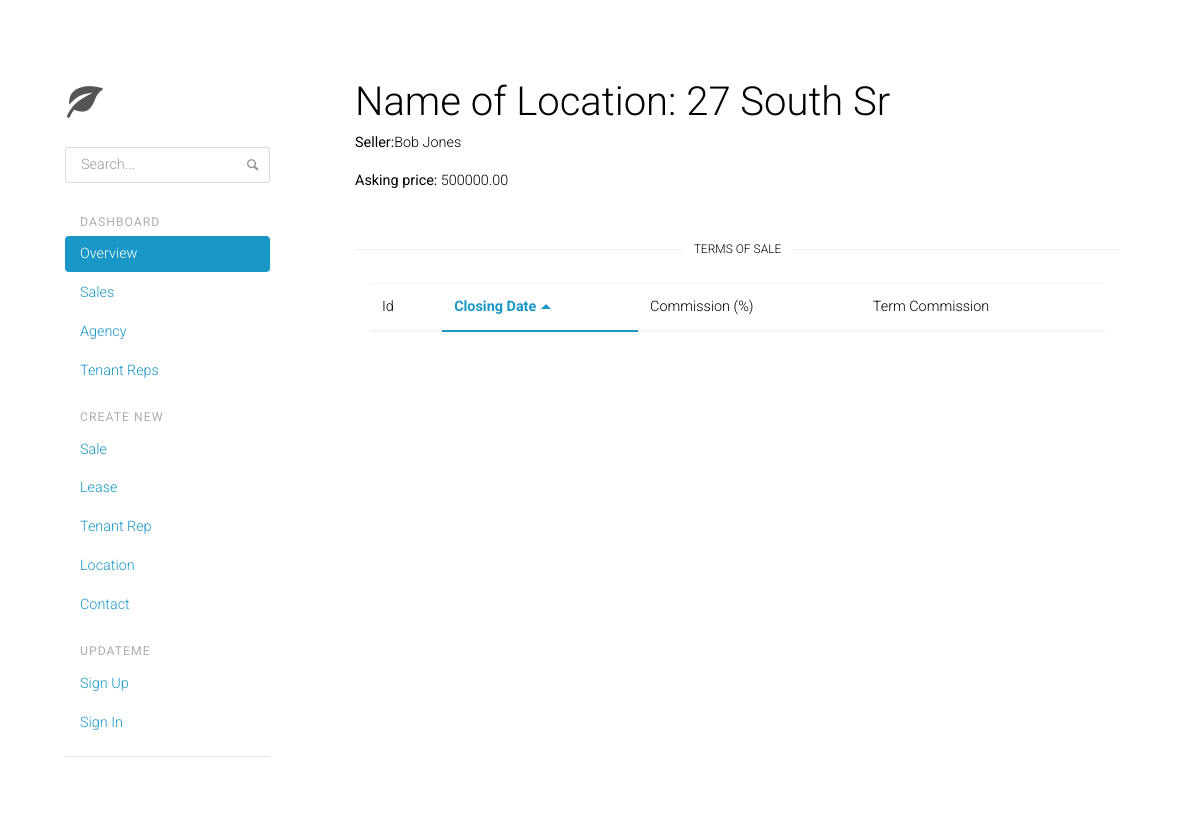
Page /commissions/sale/2/ on the committed database.
### commissions/models.py (models this page shows, shortened)
class Sale(TimeStampedModel):
    buyer_name = models.CharField(max_length=80, blank=True)
    seller_name = models.CharField(max_length=80, blank=True)
    location_name = models.CharField(max_length=120, blank=True)
    status = models.CharField(max_length=3, choices=SALE_WORKFLOW_STATUS, blank=True, default=0, help_text="Workflow status")
    transaction_close_date = models.DateField("close date", blank=True, null=True)
    asking_price = models.DecimalField(decimal_places=2, null=False, blank=False, max_digits=20, default=0)
    contract_execution_date = models.DateField("contract signed on", blank=True, null=True)
    sellers_broker = models.CharField(max_length=80, blank=True)
    buyers_broker = models.CharField(max_length=80, blank=True)
    house_broker = models.CharField(max_length=80, blank=True)
    contingencies = models.TextField(max_length=1000, blank=True)
    closing_price = models.DecimalField(decimal_places=2, null=True, blank=True, max_digits=20, default=0)
    deal_commission_rate = models.DecimalField(decimal_places=4, default=1.000, max_digits=5)
    house_rep_commission_split_rate = models.DecimalField(decimal_places=4, max_digits=5, default=1)
    outside_broker_commission_rate = models.DecimalField(decimal_places=4, default=0, max_digits=5)
    commission_due_date = models.DateField("commission paid on", blank=True, null=True)
    commission_payout_terms = models.TextField(max_length=1000, blank=True)
    send_invoice_to = models.CharField(max_length=120, blank=True)
    invoice_address = models.CharField(max_length=100, blank=True)
    invoice_phone = models.CharField(max_length=15, blank=True)
    invoice_city = models.CharField(max_length=30, blank=True)
    invoice_state = models.CharField(max_length=20, blank=True)
    invoice_zip = models.CharField(max_length=12, blank=True)
    contact_person = models.CharField(max_length=80, blank=True)
    outside_broker_contact = models.CharField(max_length=80, blank=True)
    outside_broker_contact_address = models.CharField(max_length=100, blank=True)
    outside_broker_contact_phone_number = models.CharField(max_length=15, blank=True)
    outside_broker_email_address = models.EmailField(blank=True)
    outside_broker_w9_on_file = models.BooleanField(default=False)
    notes = models.TextField(blank=True)
    contacts = models.ManyToManyField('Contact', blank=True)
    class Meta:
        ordering = ["location_name"]

### commissions/views.py (the view)
# urls.py: url(r'^sale/(?P<pk>[0-9]+)/$', views.SaleDetailView.as_view(), name='sale-detail'),
class SaleDetailView(generic.DetailView):
    model = Sale

### commissions/templates/commissions/sale_detail.html (shortened to what this page needs)
{% extends 'base.html' %}
{% block content %}
<div class="container">
   <h1>Name of Location: {{ sale.location_name }}</h1>
   <p><strong>Seller:</strong>{{ sale.seller_name }} </p>
   <p><strong>Asking price:</strong> {{ sale.asking_price }} </p>
   {% if sale.term_set %}
   <div class="hr-divider mt-5 mb-4">
     <h3 class="hr-divider-content hr-divider-heading">Terms of Sale</h3>
   </div>
     <div class="container">
     <div class="table-responsive">
       <table class="table" data-sort="table">
         <thead>
           <tr>
             <th>Id</th>
             <th>Closing Date</th>
             <th>Commission (%)</th>
             <th>Term Commission</th>
           </tr>
         </thead>
       </table>
     </div>
   {% else %}
   <div class="hr-divider mt-5 mb-4">
     <h3 class="hr-divider-content hr-divider-heading">No Sale Terms</h3>
   </div>
     {% endif %}
</div>
  {% endblock %}

### commissions/static/css/application.css (style rules this page uses)
body { padding-top: 20px; padding-bottom: 20px; }
@media (min-width: 768px) { body { padding-top: 50px; padding-bottom: 50px; } }
h1, h2, h3, h4, h5, h6, .h1, .h2, .h3, .h4, .h5, .h6 { margin-top: 0; }

### commissions/static/css/docs.css (style rules this page uses)
body { overflow-x: hidden; padding-bottom: 40px; }

### commissions/static/css/style.css (style rules this page uses)
body { padding-top: 5rem; background-color: white; }

### commissions/templates/base.html (style rules this page uses)
body { width: 1px; min-width: 100%; *width: 100%; }

### rows in the picture
Sale: location_name "27 South Sr", seller_name "Bob Jones", asking_price "500000.00"
